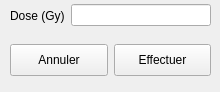
<?xml version="1.0" encoding="UTF-8"?>
<ui version="4.0">
 <class>AddSeanceDialog</class>
 <widget class="QWidget" name="AddSeanceDialog">
  <property name="geometry">
   <rect>
    <x>0</x>
    <y>0</y>
    <width>220</width>
    <height>92</height>
   </rect>
  </property>
  <property name="windowTitle">
   <string>Form</string>
  </property>
  <property name="styleSheet">
   <string notr="true"/>
  </property>
  <widget class="QWidget" name="horizontalLayoutWidget">
   <property name="geometry">
    <rect>
     <x>10</x>
     <y>0</y>
     <width>201</width>
     <height>31</height>
    </rect>
   </property>
   <layout class="QHBoxLayout" name="horizontalLayout">
    <item>
     <widget class="QLabel" name="doseLabel">
      <property name="text">
       <string>Dose (Gy)</string>
      </property>
     </widget>
    </item>
    <item>
     <widget class="QLineEdit" name="doseLineEdit"/>
    </item>
   </layout>
  </widget>
  <widget class="QWidget" name="horizontalLayoutWidget_2">
   <property name="geometry">
    <rect>
     <x>10</x>
     <y>40</y>
     <width>201</width>
     <height>41</height>
    </rect>
   </property>
   <layout class="QHBoxLayout" name="horizontalLayout_2">
    <item>
     <widget class="QPushButton" name="cancelPushButton">
      <property name="minimumSize">
       <size>
        <width>0</width>
        <height>32</height>
       </size>
      </property>
      <property name="text">
       <string>Annuler</string>
      </property>
     </widget>
    </item>
    <item>
     <widget class="QPushButton" name="updatePushButton">
      <property name="minimumSize">
       <size>
        <width>0</width>
        <height>32</height>
       </size>
      </property>
      <property name="text">
       <string>Effectuer</string>
      </property>
     </widget>
    </item>
   </layout>
  </widget>
 </widget>
 <resources/>
 <connections/>
</ui>
